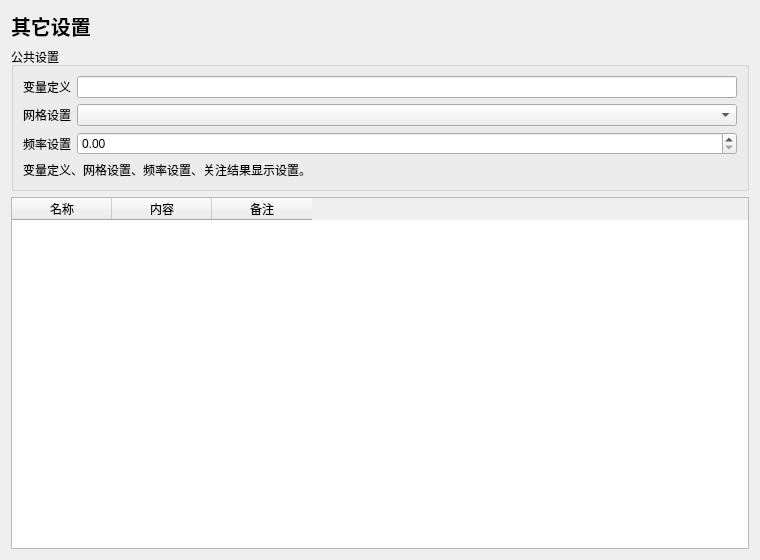
<?xml version="1.0" encoding="UTF-8"?>
<ui version="4.0">
 <class>OtherSettingsWidget</class>
 <widget class="QWidget" name="OtherSettingsWidget">
  <property name="geometry">
   <rect><x>0</x><y>0</y><width>760</width><height>560</height></rect>
  </property>
  <layout class="QVBoxLayout" name="verticalLayout">
   <item>
    <widget class="QLabel" name="titleLabel">
     <property name="styleSheet"><string notr="true">font-size: 20px; font-weight: 700;</string></property>
     <property name="text"><string>其它设置</string></property>
    </widget>
   </item>
   <item>
    <widget class="QGroupBox" name="mainGroupBox">
     <property name="title"><string>公共设置</string></property>
     <layout class="QFormLayout" name="formLayout">
      <item row="0" column="0"><widget class="QLabel" name="labelA"><property name="text"><string>变量定义</string></property></widget></item>
      <item row="0" column="1"><widget class="QLineEdit" name="lineEditA"/></item>
      <item row="1" column="0"><widget class="QLabel" name="labelB"><property name="text"><string>网格设置</string></property></widget></item>
      <item row="1" column="1"><widget class="QComboBox" name="comboBoxB"/></item>
      <item row="2" column="0"><widget class="QLabel" name="labelC"><property name="text"><string>频率设置</string></property></widget></item>
      <item row="2" column="1"><widget class="QDoubleSpinBox" name="doubleSpinBoxC"/></item>
      <item row="3" column="0" colspan="2">
       <widget class="QLabel" name="descLabel">
        <property name="wordWrap"><bool>true</bool></property>
        <property name="text"><string>变量定义、网格设置、频率设置、关注结果显示设置。</string></property>
       </widget>
      </item>
     </layout>
    </widget>
   </item>
   <item>
    <widget class="QTableWidget" name="tableWidget">
     <column><property name="text"><string>名称</string></property></column>
     <column><property name="text"><string>内容</string></property></column>
     <column><property name="text"><string>备注</string></property></column>
    </widget>
   </item>
  </layout>
 </widget>
 <resources/>
 <connections/>
</ui>
